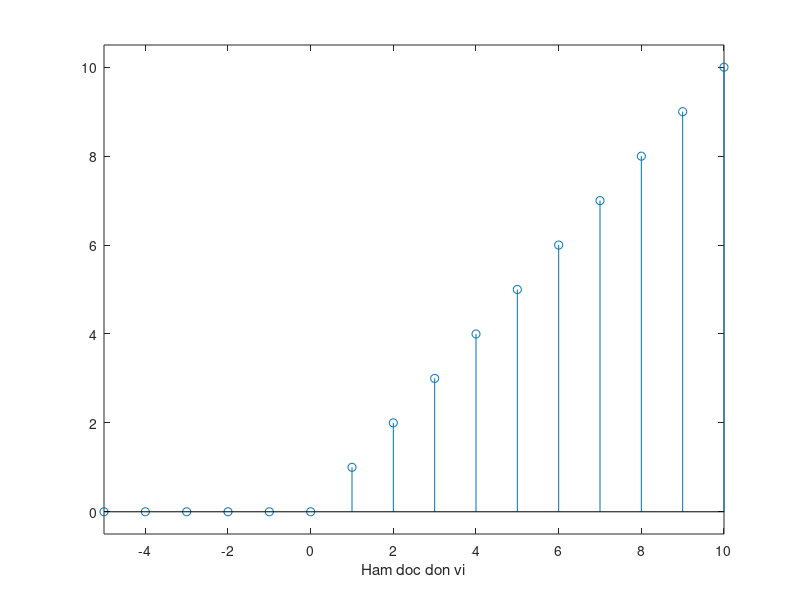

This figure's MATLAB source:
% Bai 2.4 day doc don vi
n=-5:10;
m=[zeros(1,5) 0:10];
u=[zeros(1,5) ones(1,11)];
r=m.*u;
stem(n,r);
axis([-5 10 -0.5 10.5]);
xlabel('Ham doc don vi');